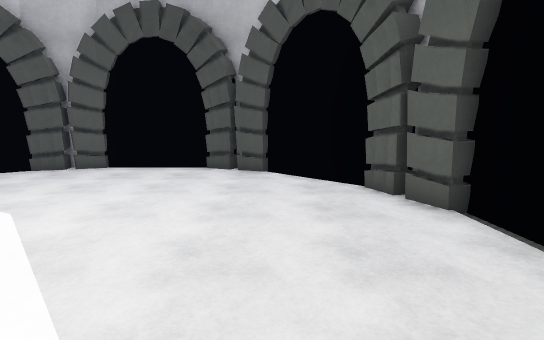
view 1 (above)

12 first-person views from a walk through a 3-D level made in the Unity game engine. The camera is 1.5 m above the floor, tilts 8° down and sees 85° across. The floor is counted in squares, 1 m on a side. Each view is taken from the middle of a square. On the plan, view 1 faces up. The plan holds only what a view shows up to about 15 squares ahead; the rest is blank. Some animated figures are not drawn.

view 2
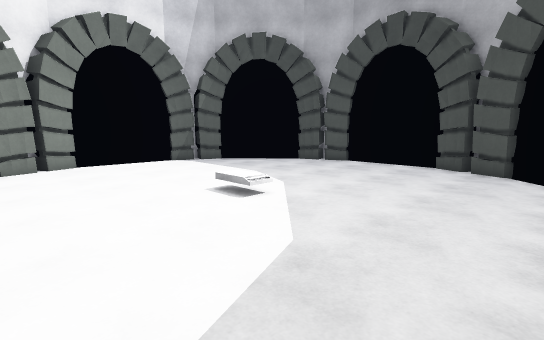

view 3
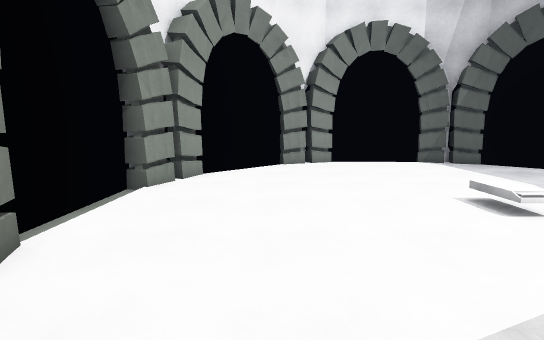

view 4
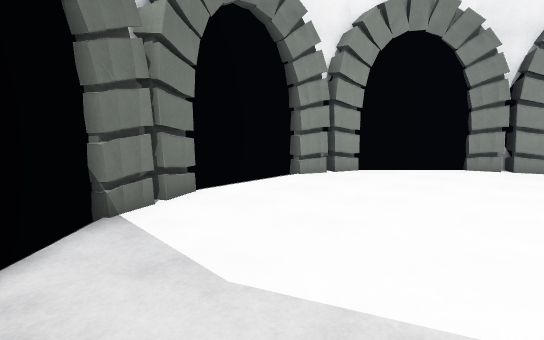

view 5
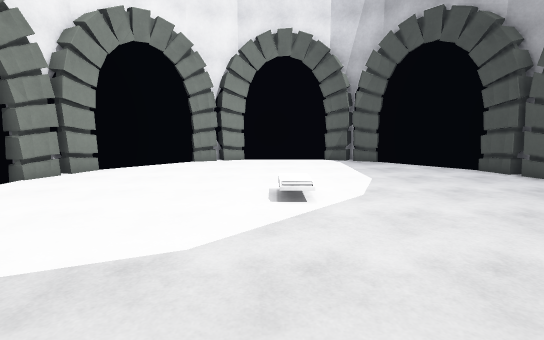

view 6
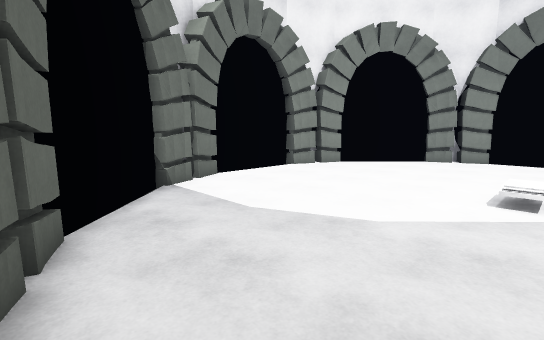

view 7
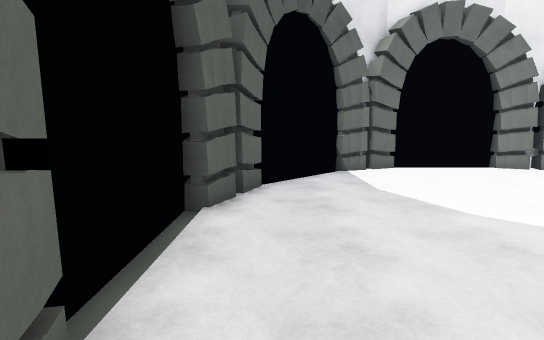

view 8
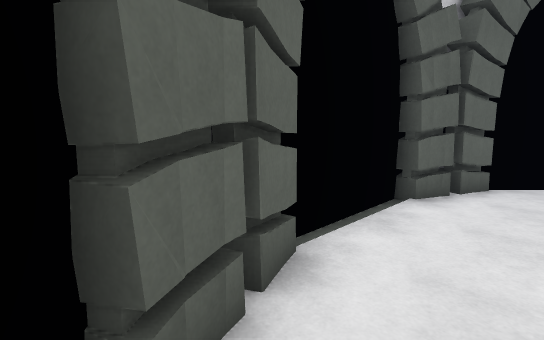

view 9
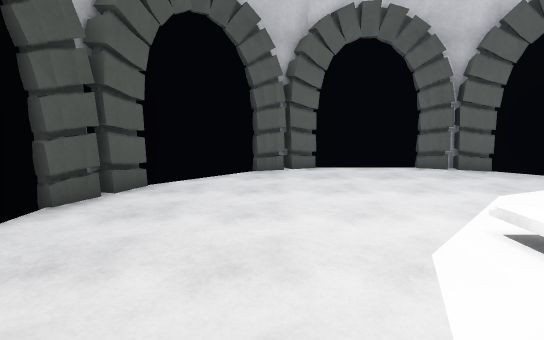

view 10
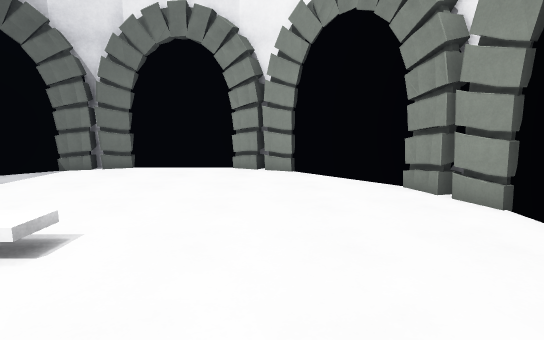

view 11
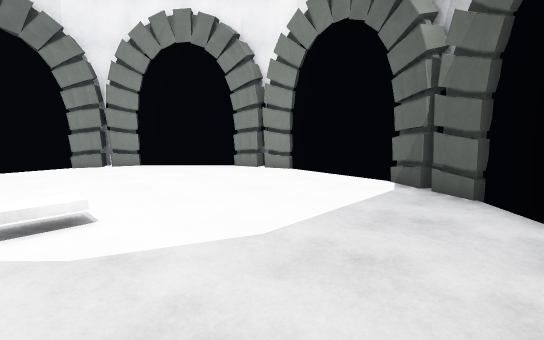

view 12
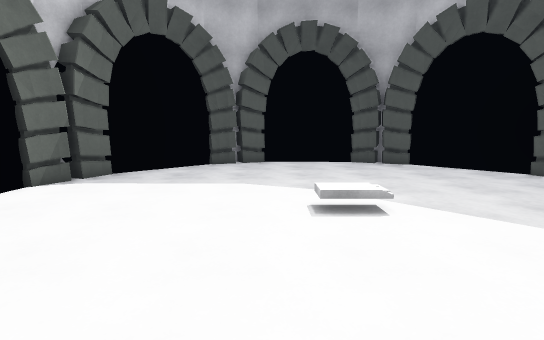

### Floor plan
Key: @ floor where view 1 was taken; # wall or solid block; . floor.
Columns run from 13 left of view 1 to 4 right of it. Each row starts with its distance up from view 1.
 12      ###  ###
 11     ###....###
 10     #........#
  9     ..........
  8  ##............##
  7 ##..............##
  6 ##..............##
  5 #................#
  4  ................
  3  ................
  2 #................
  1 ##..............##
  0 ##...........@..##
 -1  ##............##
 -2     ..........
 -3     #........#
 -4     ###....###
 -5      ###  ###

Where each view was taken, in squares from view 1:
view 1: 0 up, 0 right, facing up
view 2: 1 down, 1 right, facing up-left
view 3: 1 down, 1 right, facing left
view 4: 2 up, 1 right, facing down-left
view 5: 3 up, 2 right, facing left
view 6: 4 up, 3 right, facing down-left
view 7: 7 up, 2 right, facing down
view 8: 8 up, 1 right, facing down-right
view 9: 7 up, 8 left, facing right
view 10: 7 up, 8 left, facing down
view 11: 9 up, 4 left, facing down-left
view 12: 2 down, 6 left, facing up
